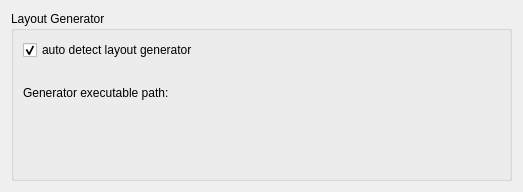
<?xml version="1.0" encoding="UTF-8"?>
<ui version="4.0">
 <class>AutoLayoutOptionPage</class>
 <widget class="QWidget" name="AutoLayoutOptionPage">
  <property name="geometry">
   <rect>
    <x>0</x>
    <y>0</y>
    <width>523</width>
    <height>192</height>
   </rect>
  </property>
  <layout class="QVBoxLayout">
   <item>
    <widget class="QGroupBox" name="groupBox">
     <property name="title">
      <string>Layout Generator</string>
     </property>
     <layout class="QGridLayout" name="gridLayout">
      <item row="0" column="0">
       <widget class="QCheckBox" name="m_autoDotPath">
        <property name="toolTip">
         <string>&lt;!DOCTYPE HTML PUBLIC &quot;-//W3C//DTD HTML 4.0//EN&quot; &quot;http://www.w3.org/TR/REC-html40/strict.dtd&quot;&gt;
&lt;html&gt;&lt;head&gt;&lt;meta name=&quot;qrichtext&quot; content=&quot;1&quot; /&gt;&lt;style type=&quot;text/css&quot;&gt;
p, li { white-space: pre-wrap; }
&lt;/style&gt;&lt;/head&gt;&lt;body style=&quot; font-family:'Sans Serif'; font-size:9pt; font-weight:400; font-style:normal;&quot;&gt;
&lt;p style=&quot; margin-top:0px; margin-bottom:0px; margin-left:0px; margin-right:0px; -qt-block-indent:0; text-indent:0px;&quot;&gt;The auto layout feature depends on layout generators provided by the &lt;a href=&quot;www.graphviz.org&quot;&gt;&lt;span style=&quot; text-decoration: underline; color:#0057ae;&quot;&gt;GraphViz&lt;/span&gt;&lt;/a&gt; package, which is normally installed aside umbrello by a package manager. &lt;/p&gt;
&lt;p style=&quot; margin-top:0px; margin-bottom:0px; margin-left:0px; margin-right:0px; -qt-block-indent:0; text-indent:0px;&quot;&gt;Umbrello has build in support for detecting the install location of these layout generators. For cases where this dependency is not available or do not fit, a different installation path could be provided.   &lt;/p&gt;&lt;/body&gt;&lt;/html&gt;</string>
        </property>
        <property name="text">
         <string>auto detect layout generator</string>
        </property>
        <property name="checked">
         <bool>true</bool>
        </property>
       </widget>
      </item>
      <item row="2" column="0">
       <widget class="QLabel" name="label">
        <property name="text">
         <string>Generator executable path:</string>
        </property>
       </widget>
      </item>
      <item row="3" column="0">
       <widget class="KUrlRequester" name="m_dotPath">
        <property name="sizePolicy">
         <sizepolicy hsizetype="Expanding" vsizetype="Preferred">
          <horstretch>1</horstretch>
          <verstretch>0</verstretch>
         </sizepolicy>
        </property>
        <property name="sizeIncrement">
         <size>
          <width>10</width>
          <height>0</height>
         </size>
        </property>
        <property name="mode">
         <set>KFile::Directory|KFile::ExistingOnly</set>
        </property>
       </widget>
      </item>
      <item row="4" column="0">
       <spacer name="verticalSpacer">
        <property name="orientation">
         <enum>Qt::Vertical</enum>
        </property>
        <property name="sizeHint" stdset="0">
         <size>
          <width>20</width>
          <height>40</height>
         </size>
        </property>
       </spacer>
      </item>
      <item row="1" column="0">
       <spacer name="verticalSpacer_2">
        <property name="orientation">
         <enum>Qt::Vertical</enum>
        </property>
        <property name="sizeType">
         <enum>QSizePolicy::Fixed</enum>
        </property>
        <property name="sizeHint" stdset="0">
         <size>
          <width>20</width>
          <height>20</height>
         </size>
        </property>
       </spacer>
      </item>
     </layout>
    </widget>
   </item>
  </layout>
 </widget>
 <customwidgets>
  <customwidget>
   <class>KUrlRequester</class>
   <extends>QFrame</extends>
   <header>kurlrequester.h</header>
  </customwidget>
 </customwidgets>
 <resources/>
 <connections>
  <connection>
   <sender>m_autoDotPath</sender>
   <signal>toggled(bool)</signal>
   <receiver>m_dotPath</receiver>
   <slot>setDisabled(bool)</slot>
   <hints>
    <hint type="sourcelabel">
     <x>139</x>
     <y>54</y>
    </hint>
    <hint type="destinationlabel">
     <x>260</x>
     <y>128</y>
    </hint>
   </hints>
  </connection>
 </connections>
</ui>
